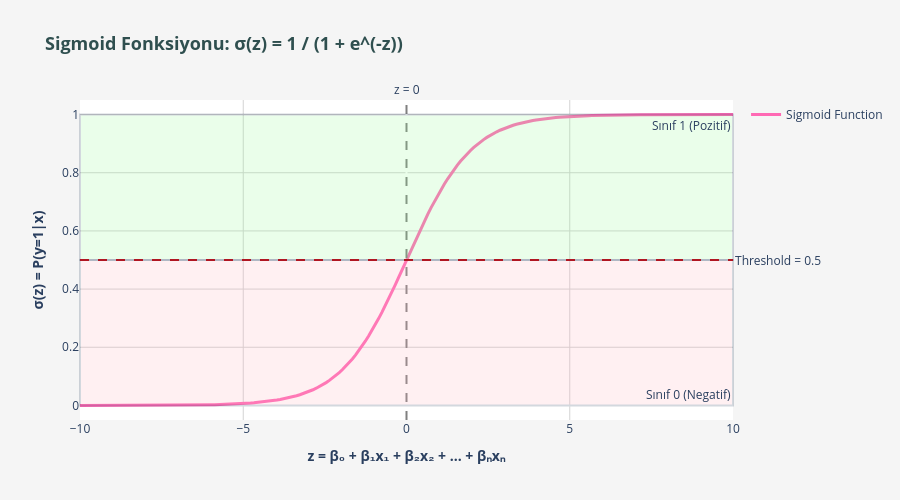

Notebook cell for this chart:
### Markdown cell above
### 📊 **Sigmoid Fonksiyonu Görselleştirme**

### Code cell
# Sigmoid fonksiyonu tanımla
def sigmoid(z):
    return 1 / (1 + np.exp(-z))

# z değerleri oluştur
z_values = np.linspace(-10, 10, 200)
sigmoid_values = sigmoid(z_values)

# İnteraktif sigmoid grafiği
fig = go.Figure()

# Sigmoid eğrisi
fig.add_trace(go.Scatter(
    x=z_values,
    y=sigmoid_values,
    mode='lines',
    name='Sigmoid Function',
    line=dict(color='#FF69B4', width=3),
    hovertemplate='z: %{x:.2f}<br>σ(z): %{y:.3f}<extra></extra>'
))

# Threshold çizgisi (0.5)
fig.add_hline(y=0.5, line_dash="dash", line_color="red", 
              annotation_text="Threshold = 0.5", annotation_position="right")

# z=0 dikey çizgisi
fig.add_vline(x=0, line_dash="dash", line_color="gray",
              annotation_text="z = 0", annotation_position="top")

# Decision boundary bölgeleri
fig.add_hrect(y0=0.5, y1=1.0, fillcolor="#98FB98", opacity=0.2, 
              annotation_text="Sınıf 1 (Pozitif)", annotation_position="top right")
fig.add_hrect(y0=0.0, y1=0.5, fillcolor="#FFB6C1", opacity=0.2,
              annotation_text="Sınıf 0 (Negatif)", annotation_position="bottom right")

# Layout
fig.update_layout(
    title="<b>Sigmoid Fonksiyonu: σ(z) = 1 / (1 + e^(-z))</b>",
    title_font=dict(size=18, color='#2F4F4F'),
    xaxis_title="<b>z = β₀ + β₁x₁ + β₂x₂ + ... + βₙxₙ</b>",
    yaxis_title="<b>σ(z) = P(y=1|x)</b>",
    height=500,
    plot_bgcolor='white',
    paper_bgcolor='#F5F5F5',
    showlegend=True,
    hovermode='x unified'
)

fig.update_xaxes(showgrid=True, gridcolor='lightgray', zeroline=True)
fig.update_yaxes(showgrid=True, gridcolor='lightgray', range=[-0.05, 1.05])

fig.show()

print("✅ Sigmoid fonksiyonu görselleştirildi!")
print("\n💡 ÖNEMLİ NOKTALAR:")
print("   • z = 0 için σ(z) = 0.5 (exact)")
print("   • z > 0 için σ(z) > 0.5 → Sınıf 1")
print("   • z < 0 için σ(z) < 0.5 → Sınıf 0")
print("   • z → +∞ için σ(z) → 1")
print("   • z → -∞ için σ(z) → 0")

### Figure 1 — Plotly figure (JSON) as saved in the notebook; plotly's stock layout.template omitted (floating-point values rounded to 4 significant figures; data arrays with more than 128 entries replaced by an {"elided": "..."} marker saying what was removed)
{"data": [{"hovertemplate": "z: %{x:.2f}<br>σ(z): %{y:.3f}<extra></extra>", "line": {"color": "#FF69B4", "width": 3}, "mode": "lines", "name": "Sigmoid Function", "type": "scatter", "x": {"elided": "200 float values"}, "y": {"elided": "200 float values"}}], "layout": {"annotations": [{"showarrow": false, "text": "Threshold = 0.5", "x": 1, "xanchor": "left", "xref": "x domain", "y": 0.5, "yanchor": "middle", "yref": "y"}, {"showarrow": false, "text": "z = 0", "x": 0, "xanchor": "center", "xref": "x", "y": 1, "yanchor": "bottom", "yref": "y domain"}, {"showarrow": false, "text": "Sınıf 1 (Pozitif)", "x": 1, "xanchor": "right", "xref": "x domain", "y": 1, "yanchor": "top", "yref": "y"}, {"showarrow": false, "text": "Sınıf 0 (Negatif)", "x": 1, "xanchor": "right", "xref": "x domain", "y": 0, "yanchor": "bottom", "yref": "y"}], "height": 500, "hovermode": "x unified", "paper_bgcolor": "#F5F5F5", "plot_bgcolor": "white", "shapes": [{"line": {"color": "red", "dash": "dash"}, "type": "line", "x0": 0, "x1": 1, "xref": "x domain", "y0": 0.5, "y1": 0.5, "yref": "y"}, {"line": {"color": "gray", "dash": "dash"}, "type": "line", "x0": 0, "x1": 0, "xref": "x", "y0": 0, "y1": 1, "yref": "y domain"}, {"fillcolor": "#98FB98", "opacity": 0.2, "type": "rect", "x0": 0, "x1": 1, "xref": "x domain", "y0": 0.5, "y1": 1, "yref": "y"}, {"fillcolor": "#FFB6C1", "opacity": 0.2, "type": "rect", "x0": 0, "x1": 1, "xref": "x domain", "y0": 0, "y1": 0.5, "yref": "y"}], "showlegend": true, "title": {"font": {"color": "#2F4F4F", "size": 18}, "text": "<b>Sigmoid Fonksiyonu: σ(z) = 1 / (1 + e^(-z))</b>"}, "xaxis": {"gridcolor": "lightgray", "showgrid": true, "title": {"text": "<b>z = β₀ + β₁x₁ + β₂x₂ + ... + βₙxₙ</b>"}, "zeroline": true}, "yaxis": {"gridcolor": "lightgray", "range": [-0.05, 1.05], "showgrid": true, "title": {"text": "<b>σ(z) = P(y=1|x)</b>"}}}}
